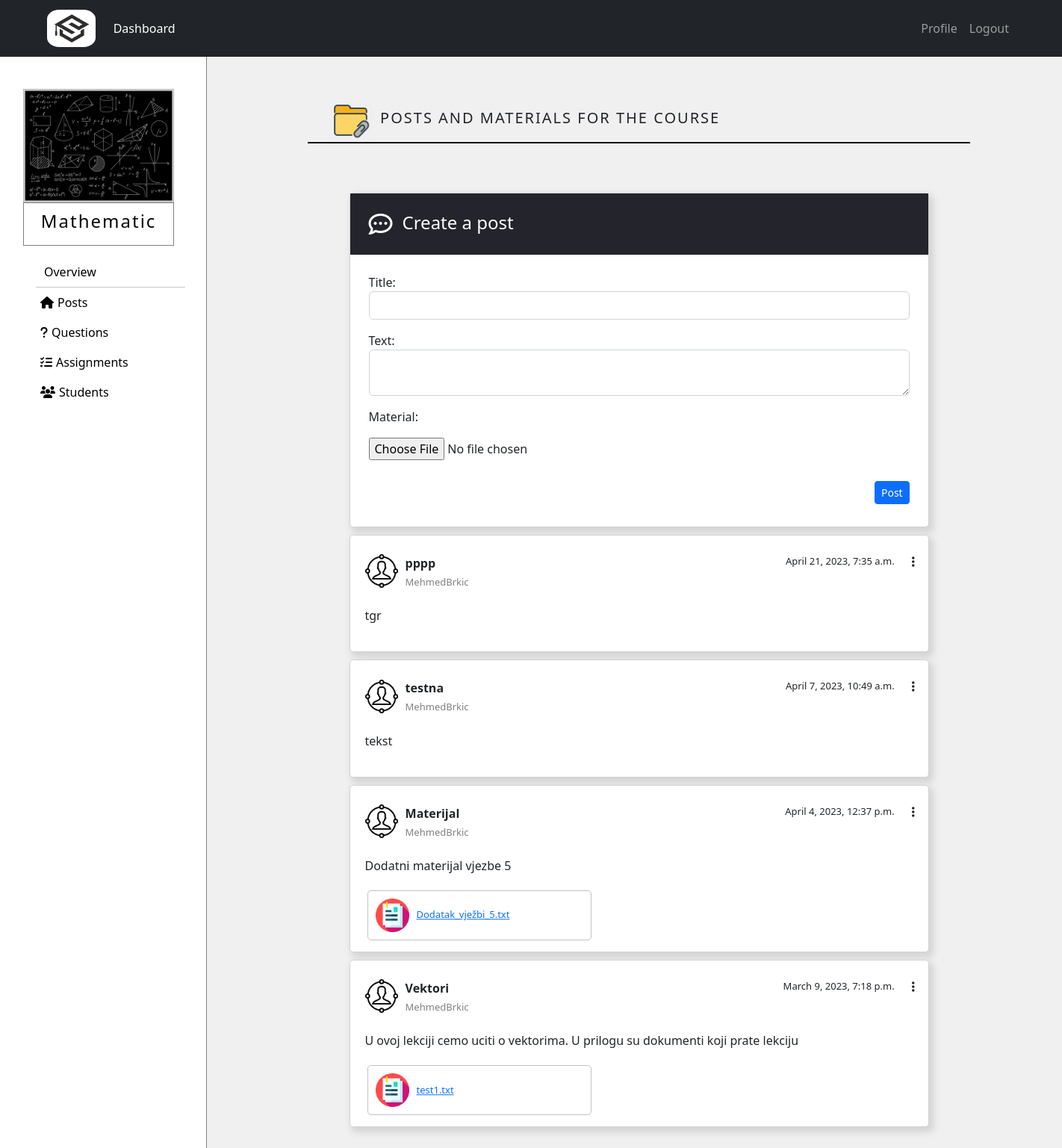
Before: /courses/tutor_course/10 (signed in) with the older database file.
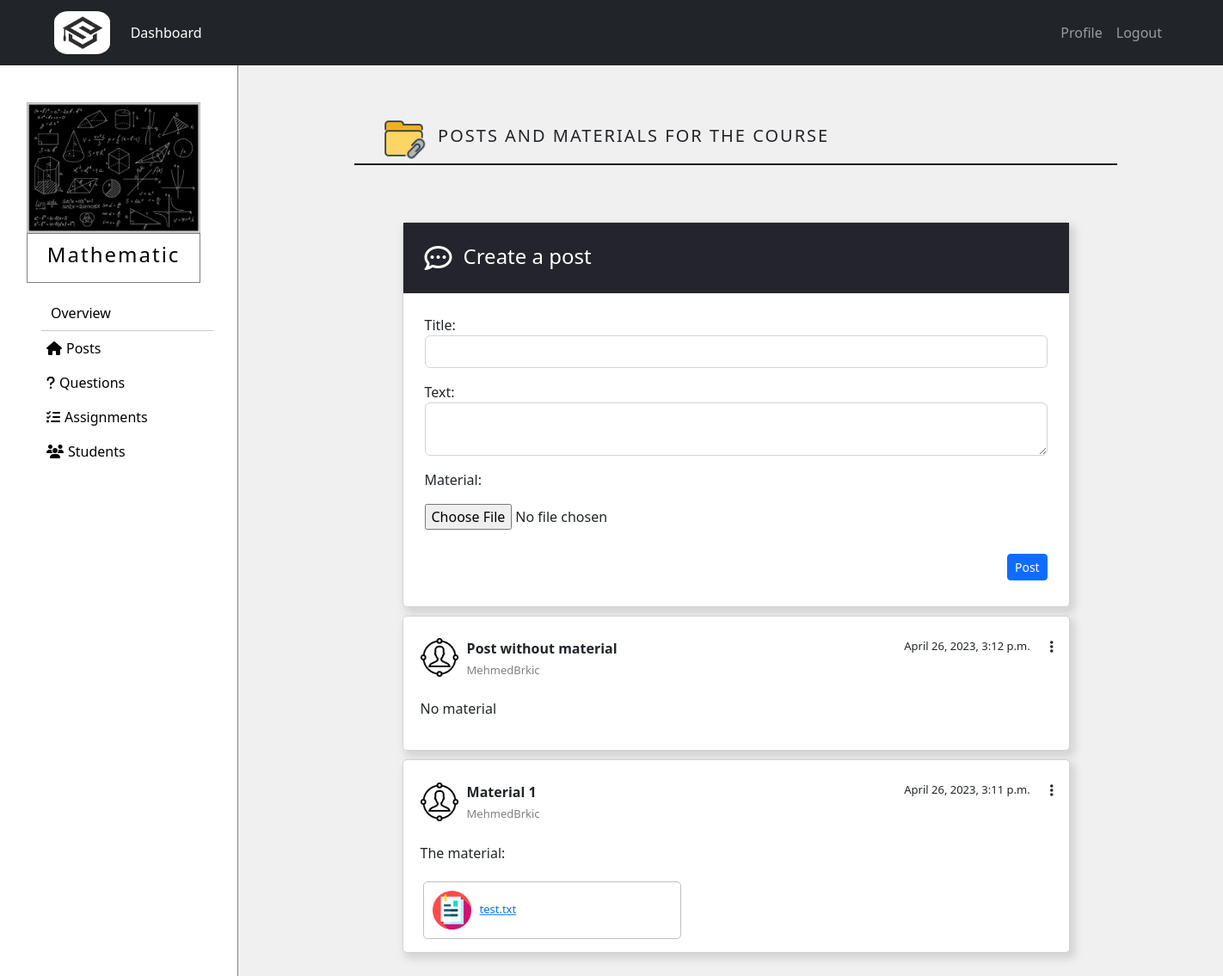
After: the same page with the newer database file.
### courses/models.py (models this page shows, shortened)
class Course(models.Model):
    name = models.CharField(max_length=50)
    summary = models.CharField(max_length=500)
    image = models.ImageField(upload_to="courses_images",default="courses_images/default.jpg",blank=True)
    overview = models.TextField(null=True,blank=True)
    max_students = models.IntegerField(default=100)
    student_number = models.IntegerField(default=0)

class Notice(models.Model):
    name = models.CharField(max_length=50)
    text = models.CharField(max_length=500,null=True,blank=True)
    created_at = models.DateTimeField(auto_now=True)
    tutor = models.ForeignKey(Tutor,related_name='tutor_upload',on_delete=models.CASCADE)
    course = models.ForeignKey(Course,related_name='course_notice',on_delete=models.CASCADE)
    class Meta:
        ordering = ['-created_at']

class Tutor(models.Model):
    user = models.OneToOneField(NewUser,on_delete=models.CASCADE,primary_key=True,related_name='Tutor')
    phone = models.IntegerField()
    course = models.ManyToManyField(Course,through="TutorCourse")

class NewUser(AbstractUser):
    is_student = models.BooleanField(default=False)
    is_tutor = models.BooleanField(default=False)

class Material(models.Model):
    notice = models.ForeignKey(Notice,related_name='material_notice',on_delete=models.CASCADE)
    material = models.FileField(upload_to='materials')
    @property
    def filename(self):
        return os.path.basename(self.material.name)

### courses/views.py (the view, shortened to what this page needs)
# urls.py: path('tutor_course/<int:course_id>',views.view_tutor_course,name='tutor_course'),
@login_required
def view_tutor_course(request,course_id,post_id=None):
   if is_enrolled(request.user, course_id) is False:
      return HttpResponse('<html><body><h2 style="font-weight: lighter">Your do not have access to view this page!</h2><body></html>')
   elif request.user.is_student:
      return HttpResponse('<html><body><h2 style="font-weight: lighter">Your do not have access to view this page!</h2><body></html>')
   course = get_object_or_404(Course,pk=course_id)
   notices = Notice.objects.filter(course=course)
   post_form = PostForm()
   material_form = MaterialForm()
   return render(request,"courses/course.html",{'course':course,'notices':notices,
                                  'post_form':post_form,'material_form':material_form})

### courses/forms.py
class PostForm(forms.ModelForm):
    name = forms.CharField(label='Title:', widget=forms.TextInput(attrs={'class':'form-control'}))
    text = forms.CharField(label='Text:', widget=forms.Textarea(attrs={ "rows":2,"cols":60,
                                                                        "class":"form-control",
                                                                        "id":"id_text2"}))
    class Meta():
        model = Notice
        fields = ['name','text']

class MaterialForm(forms.ModelForm):
    material = forms.FileField(required=False)
    class Meta():
        model = Material
        fields = ['material']

### courses/templatetags/tag.py (called while the page is built)
@register.simple_tag
def getMaterials(notice):
    materials = Material.objects.filter(notice=notice)
    return materials

### courses/views.py (called while the page is built)
def is_enrolled(user, course_id):
   course = get_object_or_404(Course,pk=course_id)
   if user.is_tutor:
      tutor_courses = TutorCourse.objects.filter(course=course,tutor=user.Tutor)
      return tutor_courses.exists()
   else:
      student_courses = StudentCourse.objects.filter(course=course,student=user.Student)
      return student_courses.exists()

### templates/courses/course.html (shortened to what this page needs)
{% extends 'courses/dashboard.html' %}
{% block content_courses %}
{% load static %}
{% if course %}
<div class="row no-gutters">
  <div class="col-2 no-gutters" style="width: 20%; height: 100vh; background-color: white; padding: 0; border-right: 1px solid gray;">
    <div class="card" style="width: 70%; margin-top: 15%;
                             margin-left: auto; margin-right: auto; border: none;">
      <img src="{{course.image.url}}" class="card-img-top" style="border-radius: 0%;" alt="Cover">
        <div class="card-body" style="border: 1px solid gray; padding: 10px 0px 10px 0px;">
          <h4 class="card-title courseDetails"
              style="text-align: center; color: black; letter-spacing: 2px; font-weight: lighter;">{{course.name}}</h4>
        </div>
    </div>
    <div class="nav flex-column" style="margin-top: 5%; width: 100%;">
      <a class="nav-link hoverMeni" href="{% url 'overview' course_id=course.pk %}" style="color: black;">
        Overview
      </a>
      <hr style="width: 200px; margin-left: 60px; margin-right: auto; margin-top: 0px; margin-bottom: 0px;">
      {% if user.is_student %}
      <a class="nav-link hoverMeni" href="{% url 'course' course_id=course.pk %}" style="color: black;">
        <i class="fa-solid fa-house" style="margin-right: 5px; margin-left: 50px;"></i>Posts
      </a>
      {% else %}
      <a class="nav-link hoverMeni" href="{% url 'tutor_course' course_id=course.pk %}" style="color: black;">
        <i class="fa-solid fa-house" style="margin-right: 5px; margin-left: 50px;"></i>Posts
      </a>
      {% endif %}
      <a class="nav-link hoverMeni" href="{% url 'view_questions_tutor' course_id=course.pk %}" style="color: black;">
        <i class="fa-solid fa-question" style="margin-right: 5px; margin-left: 50px;"></i>Questions
      </a>
      <a class="nav-link hoverMeni" href="{% url 'assignment_overview' course_id=course.pk %}" style="color: black;">
        <i class="fa-solid fa-list-check" style="margin-right: 5px; margin-left: 50px;"></i>Assignments
      </a>
      {% if user.is_tutor %}
      <a class="nav-link hoverMeni" href="{% url 'view_students' course_id=course.pk %}" style="color: black;">
        <i class="fa-solid fa-users" style="margin-right: 5px; margin-left: 50px;"></i>Students
      </a>
      {% endif %}
    </div>
  </div>
  <div class="col-10 no-gutters" style="width: 80%; height: 100vh; overflow: scroll;">
    {% block courseContent%}
      {% include 'courses/posts.html' with notices=notices %}
    {% endblock %}
  </div>
</div>
{% endif %}
{% endblock %}

### templates/courses/dashboard.html (shortened to what this page needs)
<!DOCTYPE html>
{% load static %}
<html lang="en">
    <head>
        <link href="https://cdn.jsdelivr.net/npm/bootstrap@5.2.3/dist/css/bootstrap.min.css" rel="stylesheet">
        <link rel="stylesheet" href="https://cdnjs.cloudflare.com/ajax/libs/font-awesome/6.2.1/css/all.min.css">
        <link rel="stylesheet" href="{% static 'css/style.css' %}"/>
        <link rel="stylesheet" href="{% static 'css/login.css' %}"/>
    </head>
    <body id="page-top" style="background-color: rgb(241, 240, 240);">
        <nav class="navbar navbar-expand-lg navbar-dark bg-dark static-top">
            <div class="container">
              <a class="navbar-brand" href="#">
                <img src="{% static 'img/logo.png' %}" style="border-radius: 25%;" alt="..." height="50px">
              </a>
              <div class="collapse navbar-collapse" id="navbarSupportedContent">
                <ul class="navbar-nav">
                    <li class="nav-item">
                      <a class="nav-link active" aria-current="page" href="{% url 'dashboard' %}">Dashboard</a>
                    </li>
                  </ul>
                <ul class="navbar-nav ms-auto">
                  <li class="nav-item">
                    <a class="nav-link" href="{% url 'profile' pk=user.pk %}">Profile</a>
                  </li>
                  {% if user.is_authenticated %}
                  <li class="nav-item">
                    <a class="nav-link" href="{% url 'logout' %}">Logout</a>
                  </li>
                  {% endif %}
                </ul>
              </div>
            </div>
        </nav>
        {% if user.is_authenticated %}
          {% block content_courses %}{% endblock %}
        {% endif %}
    </body>
</html>

### templates/courses/posts.html (shortened to what this page needs)
{% load static %}
<div id="posts" class="container" style="width: 100%;
height: fit-content; margin-top: 20px; margin-bottom: 20px;">
    <div style="margin-left: auto; margin-right: auto; width:75%; margin-top: 5%; position: relative;">
      <img class="col-sm-4 col-md-4 col-lg-4" src="{% static 'img/materials.png' %}"
           style="width:7%;">
      <div class="col-sm-8 col-md-8 col-lg-8" style="position:absolute; bottom: 12px; display: inline-block;">
        <h5 style="margin-left: 2%; letter-spacing: 2px;">POSTS AND MATERIALS FOR THE COURSE</h5>
      </div>
    </div>
    <hr style="width: 80%; margin-left: auto; margin-right: auto; background-color: black;
               opacity: 1; margin-top: 0; margin-bottom: 6%; height: 2px;">
 {% if user.is_tutor %}
 <div class="containerWithBorder" style="min-width: 500px;">
   <div class="row" style="margin-bottom: 5px; height: fit-content;">
     <div class="form-outline w-100" style="position: relative;">
      <div style="background-color: #24242c;">
       <i class="fa-regular fa-comment-dots fa-2x" style="margin: 25px 8px 25px 25px; color: white;"></i>
       <h4 style="display: inline-block; position: absolute; top: 25px; margin-left: 5px; color: white;">Create a post</h4>
      </div>
       <form enctype="multipart/form-data" action="{% url 'tutor_course' course_id=course.pk%}" method="POST" style="margin: 25px;">
         <p> <label >{{ post_form.name.label_tag }}</label> <br>  {{ post_form.name }}</p>
         <p> <label >{{ post_form.text.label_tag }}</label> <br>  {{ post_form.text }}</p>
         <label>{{ material_form.material.label_tag }}</label> <br></p>
         <p>{{ material_form.material }}</p>
         <div class="float-end mt-2 pt-1">
           <button type="submit" class="btn btn-primary btn-sm" name="post_button" style="margin-bottom: 25px;">Post</button>
         </div>
       </form>
     </div>
   </div>
 </div>
 {% endif %}
  {% if notices %}
  {% for post in notices %}
  <div class="container containerWithBorder" style="padding: 15px; min-width: 500px;">
    <div class="row" style="height: fit-content; padding: 5px; min-width: 500px;">
    <div class="cols-sm-6 col-md-6 col-lg-6" style=" height: fit-content;">
      <div>
          <img src="{% static 'img/tutor.png' %}" style="height: 45px; display: inline-block; position: relative; top: -15px;">
          <div style="display: inline-block;">
            <p style="margin: 5px; text-align: left; font-weight: bold;">{{ post.name }}<br>
            <span style="font-size: small; text-align: left; color: gray; font-weight:lighter">{{ post.tutor.user.username }}</span></p>
          </div>
        </div>
    </div>
      <div class="cols-sm-6 col-md-6 col-lg-6" style="height: fit-content; position: relative;">
        <p style="text-align: right;margin: 5px 25px 5px 5px; font-size: small;">{{ post.created_at }}</p>
        {% if user.is_tutor %}
        {% if user.username == post.tutor.user.username %}
        <div style="position: absolute; right:10px; top: 3px;">
          <ul style="list-style-type: none;">
            <li class="nav-item dropdown">
              <a class="nav-link" href="#" role="button" data-bs-toggle="dropdown" aria-expanded="false">
                <i class="fa-solid fa-ellipsis-vertical"></i>
              </a>
            </li>
          </ul>
        </div>
        {% endif %}
        {% endif %}
      </div>
    </div>
    <div class="row" style="padding: 5px 5px 0px 5px;">
      <div style="height: fit-content;">
        <p style="word-wrap: break-word; text-align: justify;">{{ post.text }}</p>
      </div>
    </div>
    {% load tag %}
    <div class="row" style="padding: 5px 5px 0px 5px;">
        {% getMaterials post as materials %}
        {% for material in materials %}
        <div class="cols-sm-10 col-md-10 col-lg-10"
             style="height: fit-content; position: relative; min-width: 300px; max-width: fit-content;
               padding: 0px; margin-left: 15px; border: 1px solid #8080807d; border-radius: 5px;">
          <div style="height: fit-content; border-radius: 5px; display: inline-block; margin: 10px;">
            <img src="{% static 'img/attachment.png' %}" style="height: 45px;">
          </div>
          <a href="{{ material.material.url }}" class="verticalCenter" style="font-size:small">{{ material.filename }}</a>
        </div>
        {% endfor %}
    </div>
  </div>
  {% endfor %}
  <div style="height: 100px; width: 100%;"></div>
  {% else %}
  <h2 style="text-align: center;">There are no posts yet!</h2>
  {% endif %}
</div>

### static/css/style.css (style rules this page uses)
html { scroll-behavior: smooth; }
*, *:before, *:after { box-sizing: border-box; }
body { margin: 0; padding: 0; min-width: 1400px; }

### static/css/login.css (style rules this page uses)
.courseDetails { opacity: 0.99; color: white; }
.verticalCenter { width: fit-content; position: absolute; transform: translateY(-50%); top:50%; }
.containerWithBorder { margin-left: auto; margin-right: auto; width: 70%; border: 1px solid lightgray; margin-bottom: 10px; border-radius: 5px; box-shadow: 4px 5px 10px 2px lightgray; background-color: white; }

### templates/courses/course.html (style rules this page uses)
body { overflow-x: hidden; overflow-y: hidden; }

Changed rows visible on the page:
removed Notice: name "pppp", tutor.user.username "MehmedBrkic", created_at "April 21, 2023, 7:35 a.m.", text "tgr"
removed Notice: name "testna", tutor.user.username "MehmedBrkic", created_at "April 7, 2023, 10:49 a.m.", text "tekst"
removed Notice: name "Materijal", tutor.user.username "MehmedBrkic", created_at "April 4, 2023, 12:37 p.m.", text "Dodatni materijal vjezbe 5"
removed Material: filename "Dodatak_vježbi_5.txt", shown under "Materijal"
removed Notice: name "Vektori", tutor.user.username "MehmedBrkic", created_at "March 9, 2023, 7:18 p.m.", text "U ovoj lekciji cemo uciti o vektorima. U prilogu su dokumenti koji prate lekciju"
removed Material: filename "test1.txt", shown under "Vektori"
added Notice: name "Post without material", tutor.user.username "MehmedBrkic", created_at "April 26, 2023, 3:12 p.m.", text "No material"
added Notice: name "Material 1", tutor.user.username "MehmedBrkic", created_at "April 26, 2023, 3:11 p.m.", text "The material:"
added Material: filename "test.txt", shown under "Material 1"
